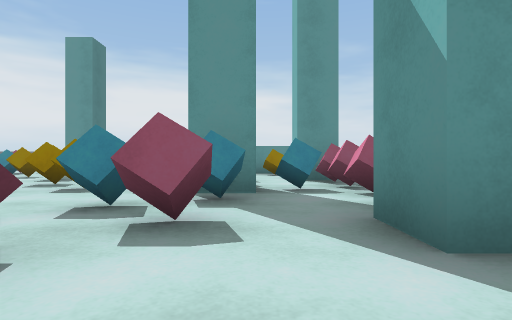
view 1 (above)

24 first-person views from a walk through a Unity game level. The camera is 0.49 m above the floor, looks level and sees 80° across. The floor is counted in squares, 1 m on a side. Each view is taken from the middle of a square. On the plan, view 1 faces up. The plan holds only what a view shows up to about 9 squares ahead; the rest is blank. The player is left out. Surface patterns are stand-ins for the level's own textures.

view 2
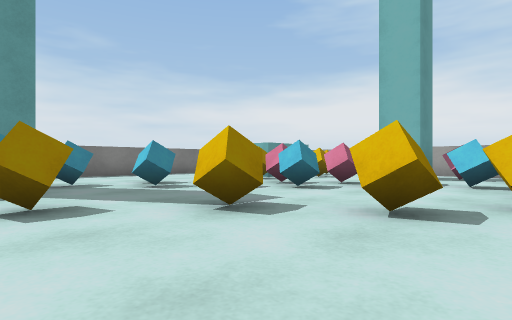

view 3
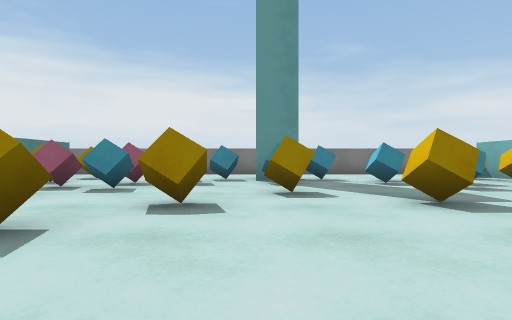

view 4
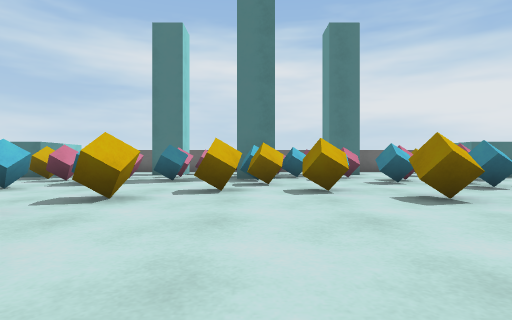

view 5
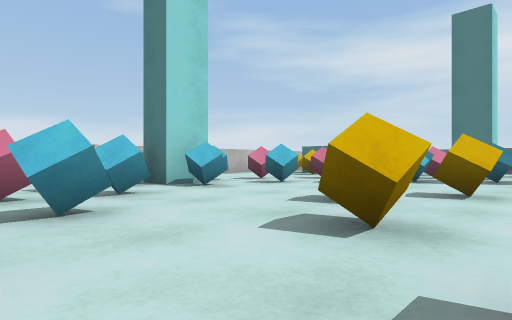

view 6
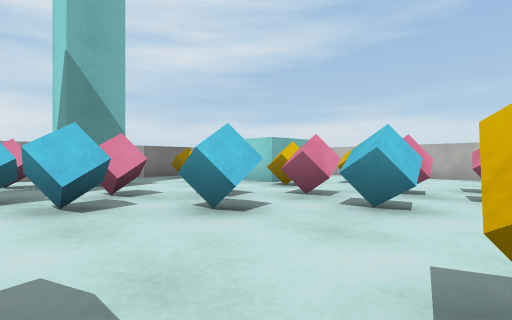

view 7
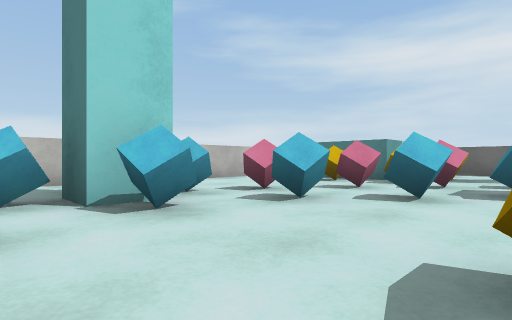

view 8
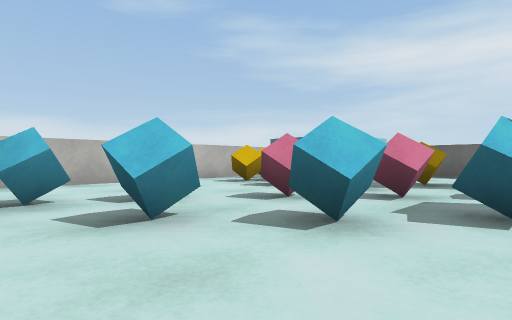

view 9
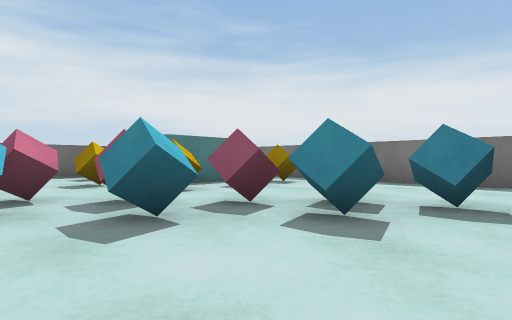

view 10
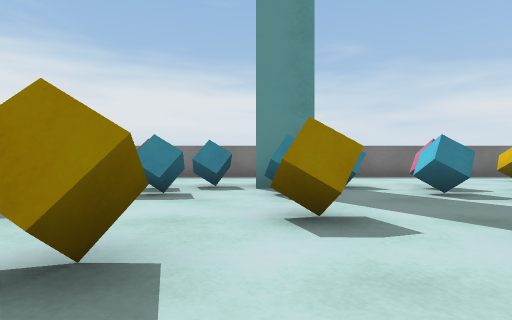

view 11
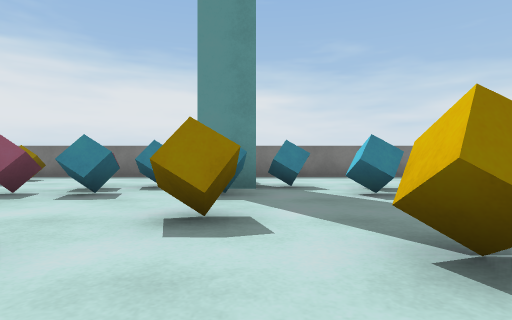

view 12
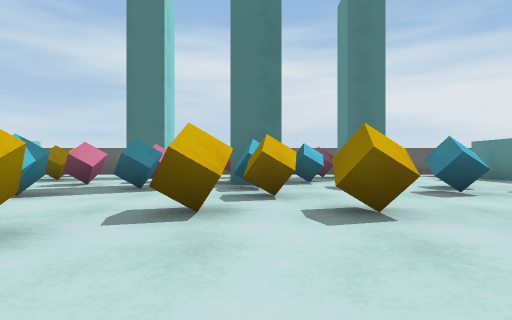

view 13
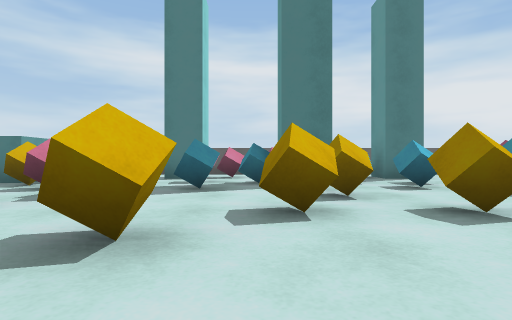

view 14
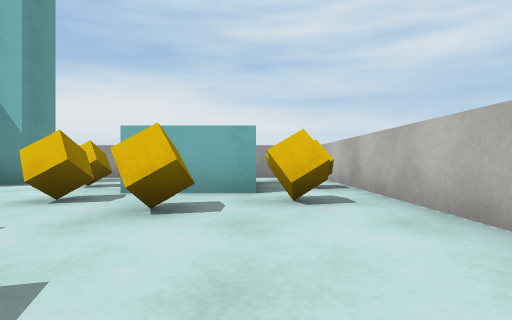

view 15
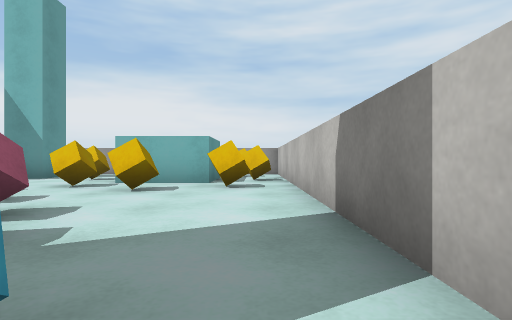

view 16
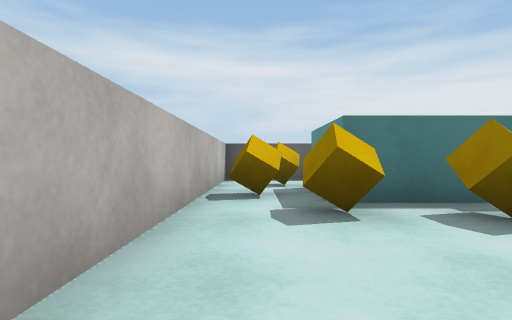

view 17
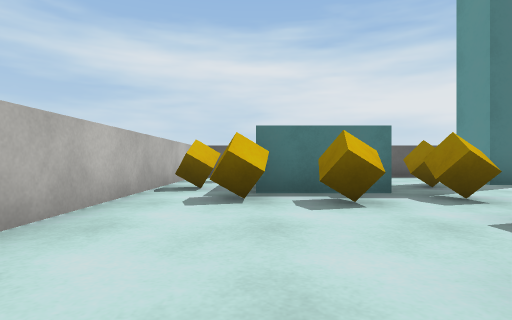

view 18
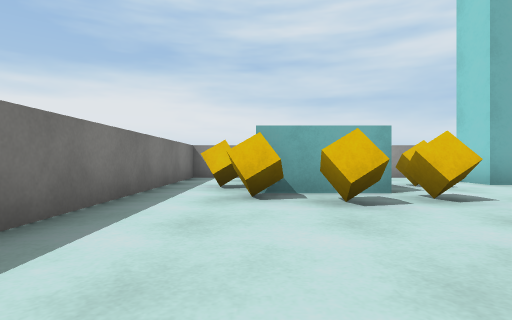

view 19
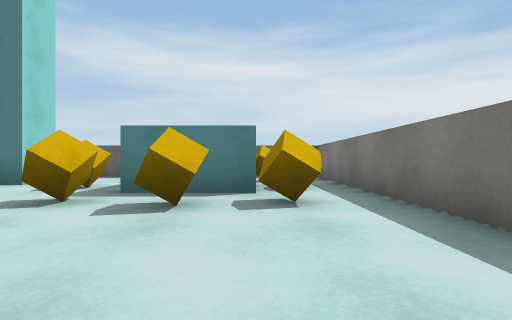

view 20
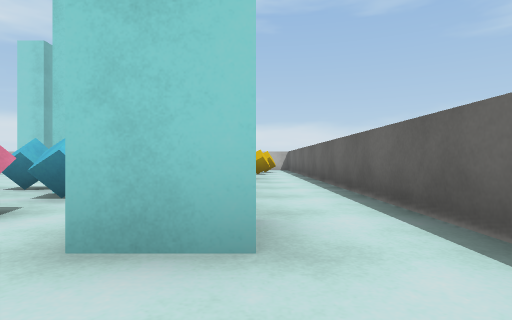

view 21
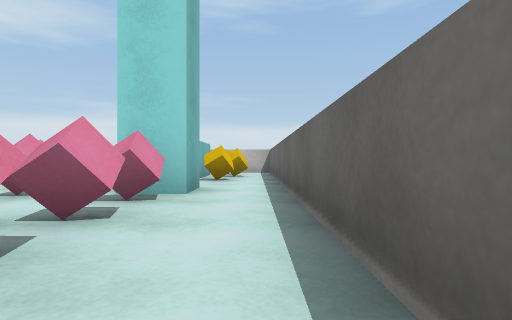

view 22
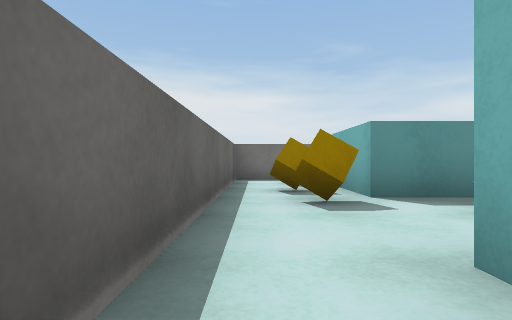

view 23
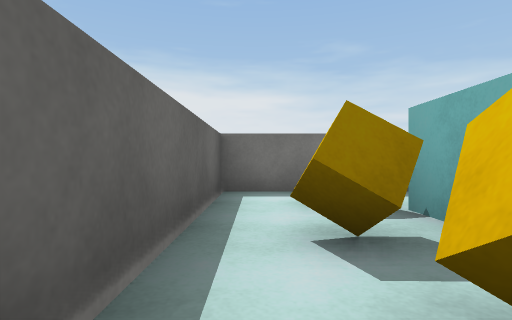

view 24
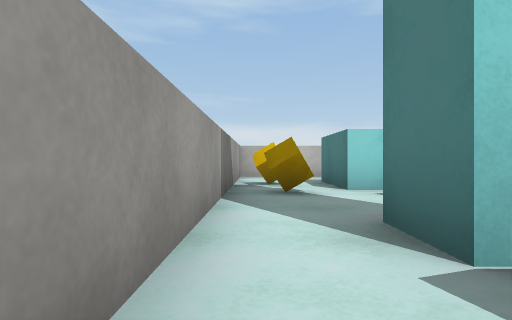

### Floor plan
Points are (right, up) in squares from view 1. A wall is a line through its corners. A room is listed if a view was taken in it or the views show most of it. See-through windows are left out.
Room 1 (views 1, 2, 3, 4, 5, 6, 7, 8, 9, 10, 11, 12, 13, 14, 15, 16, 17, 18, 19, 20, 21, 22, 23, 24)
walls: (-6, 11.2) (-7, 11.2); (-6.8, -1.5) (-6, -1.5) (-6, -2.5); (0, 4.5) (-0.9, 4.5); (-14, 2.2) (-14, 1.5); (1, 7.9) (1, 8.4) (1.8, 8.4); (-15, 1.6) (-15, 2.6) (-14.4, 2.6); (-15, 8.4) (-14, 8.4) (-14, 7.4) (-14.9, 7.4); (1.6, 1.6) (1, 1.6) (1, 2.6); (2, 2.6) (2, 1.5); (2, 7.4) (1.1, 7.4); (3.4, 8.8) (3.4, 9.2); (3.4, 14.2) (3.4, 14.8) (-16.5, 14.8) (-16.5, -4.7) (3.4, -4.7) (3.4, 3.5)
objects: cube (-15, -4); cube (-15, -2); cube (-15, 0); cube (-15, 3); cube (-15, 7); cube (-15, 11); cube (-15, 12); cube (-15, 13); block (-14, -3) to (-13, -1); cube (-14, 4); cube (-14, 6); block (-14, 11) to (-13, 13); cube (-13, -4); cube (-13, 0); cube (-13, 3); cube (-13, 6); cube (-13, 10); other object (-13, 14); cube (-12, -3); cube (-12, -2); cube (-12, 0); cube (-12, 2); cube (-12, 4); cube (-12, 7); cube (-12, 11); cube (-12, 13); cube (-11, 0); cube (-11, 3); cube (-11, 5); cube (-11, 8); cube (-11, 9); cube (-11, 12); cube (-10, -1); cube (-10, 2); cube (-10, 5); cube (-10, 10); cube (-9, -2); cube (-9, 1); cube (-9, 4); cube (-9, 6); cube (-9, 9); other object (-9, 11); cube (-8, -2); cube (-8, 0); cube (-8, 3); cube (-8, 7); cube (-8, 10); cube (-8, 12); cube (-7, -3); cube (-7, 10); cube (-6, -1); cube (-6, 2); cube (-6, 9); cube (-5, -2); cube (-5, 0); cube (-5, 3); cube (-5, 8); cube (-5, 12); cube (-4, -2); cube (-4, 1); cube (-4, 6); cube (-4, 10); cube (-4, 11); cube (-3, -1); cube (-3, 0); cube (-3, 2); cube (-3, 5); cube (-3, 8); cube (-3, 9); cube (-2, -2); cube (-2, 1); cube (-2, 3); cube (-2, 9); cube (-2, 12); cube (-1, -3); cube (-1, -1); cube (-1, 2); cube (-1, 4); cube (-1, 8); cube (-1, 11); cube (-1, 13); cube (0, -4); block (0, -3) to (1, -1); cube (0, 6); block (0, 11) to (1, 12); cube (0, 13) to (1, 13); cube (1, 0); cube (1, 5); cube (1, 10); other object (2, -4); cube (2, -1); cube (2, 3); cube (2, 5); cube (2, 6); cube (2, 7); cube (3, -2)

Where each view was taken, in squares from view 1:
view 1: 0 up, 0 right, facing up
view 2: 5 up, 7 left, facing up-right
view 3: 4 up, 7 left, facing up
view 4: 5 up, 4 left, facing left
view 5: 4 up, 3 left, facing down-left
view 6: 4 up, 5 left, facing down-right
view 7: 2 up, 5 left, facing down-left
view 8: 2 up, 7 left, facing down-left
view 9: 8 up, 7 left, facing up-left
view 10: 6 up, 7 left, facing up
view 11: 6 up, 6 left, facing up
view 12: 5 up, 6 left, facing left
view 13: 4 up, 6 left, facing left
view 14: 3 down, 5 left, facing right
view 15: 4 down, 7 left, facing right
view 16: 4 down, 9 left, facing left
view 17: 3 down, 8 left, facing left
view 18: 13 up, 5 left, facing right
view 19: 13 up, 8 left, facing left
view 20: 10 up, 15 left, facing down
view 21: 7 up, 16 left, facing down
view 22: 7 up, 16 left, facing up
view 23: 10 up, 16 left, facing up
view 24: 4 up, 3 right, facing down
